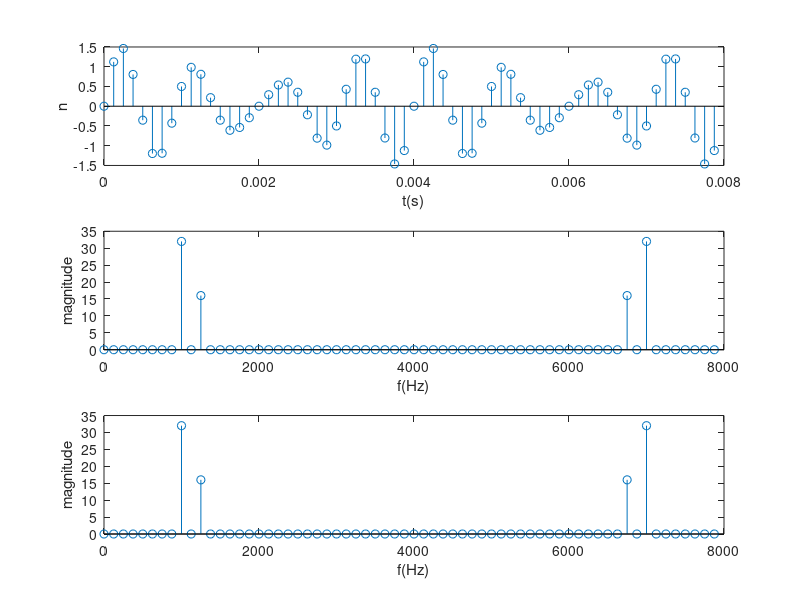

Recreate this plot in MATLAB.
clear all;
close all;
r=8000;
n=64;
p=1000;
a=62.5;
b=62.5;
c=250;
d=125;

Fs=r;
Ts=1/Fs;
t = (0:(n-1))*Ts;
df=(0:(n-1))*Fs/n;
ndfshift = (0:(1023))*Fs/n;

%x = sin(2*pi*p*t);
%x = sin(2*pi*(p+a)*t);
%x = sin(2*pi*p*t)+0.5*sin(2*pi*(p+b)*t);
x = sin(2*pi*p*t)+0.5*sin(2*pi*(p+c)*t);
%x = sin(2*pi*(p+d)*t)+0.5*sin(2*pi*(p+b)*t);
%x = sin(2*pi*(p+d)*t)+0.5*sin(2*pi*(p+c)*t);

window = rectwin(n);
%window=hann(n);
%window=hamming(n);

%plot van golfvorm in discrete tijdsdomein
figure(1)
subplot(3, 1, 1)
title('Spectral analysis using windowing');
stem(t, x);
xlabel('t(s)')
ylabel('n')

%plot van fft
subplot(3, 1, 2)
title('fft zonder het window');
stem(df, abs(fft(x)));
xlabel('f(Hz)')
ylabel('magnitude')

%windowing
windowedSin=window.*x';

%plot van fft met window
subplot(3, 1, 3)
title('fft zonder MET window');
stem(df, abs(fft(windowedSin)));
xlabel('f(Hz)')
ylabel('magnitude')
